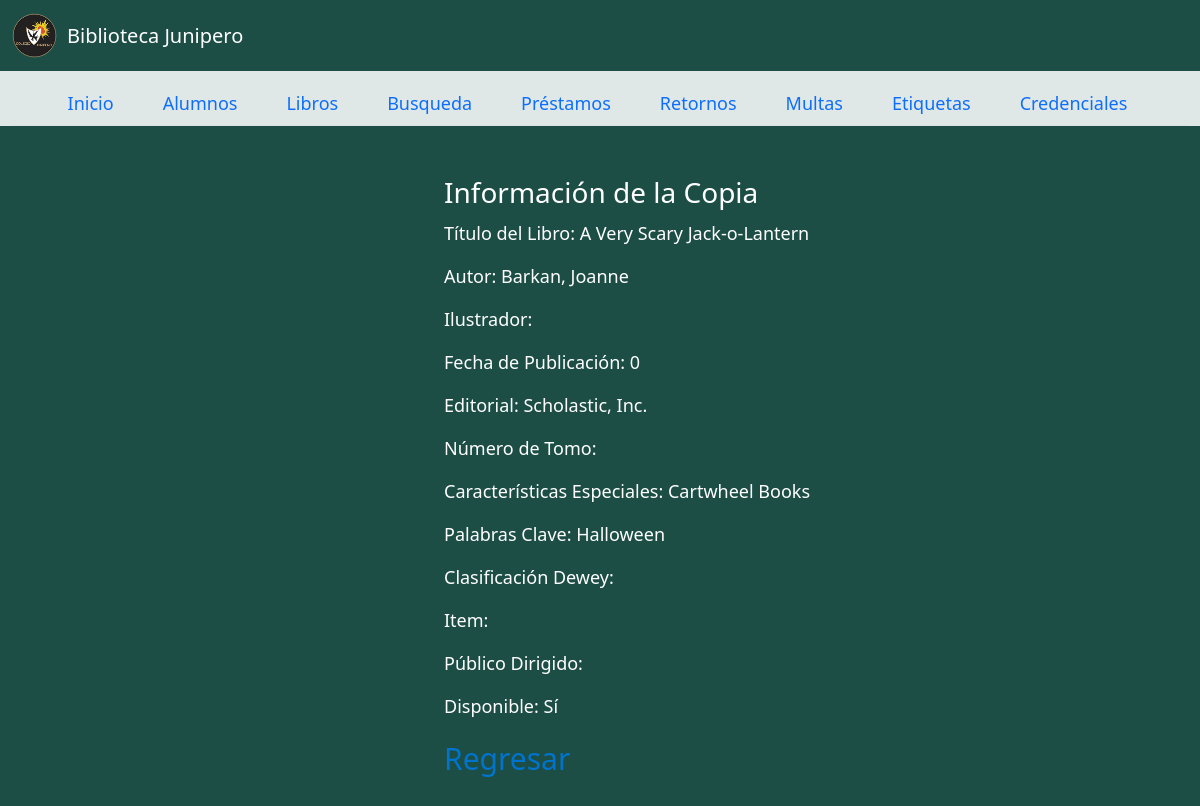
The page /busqueda/203 on the database as committed earlier.
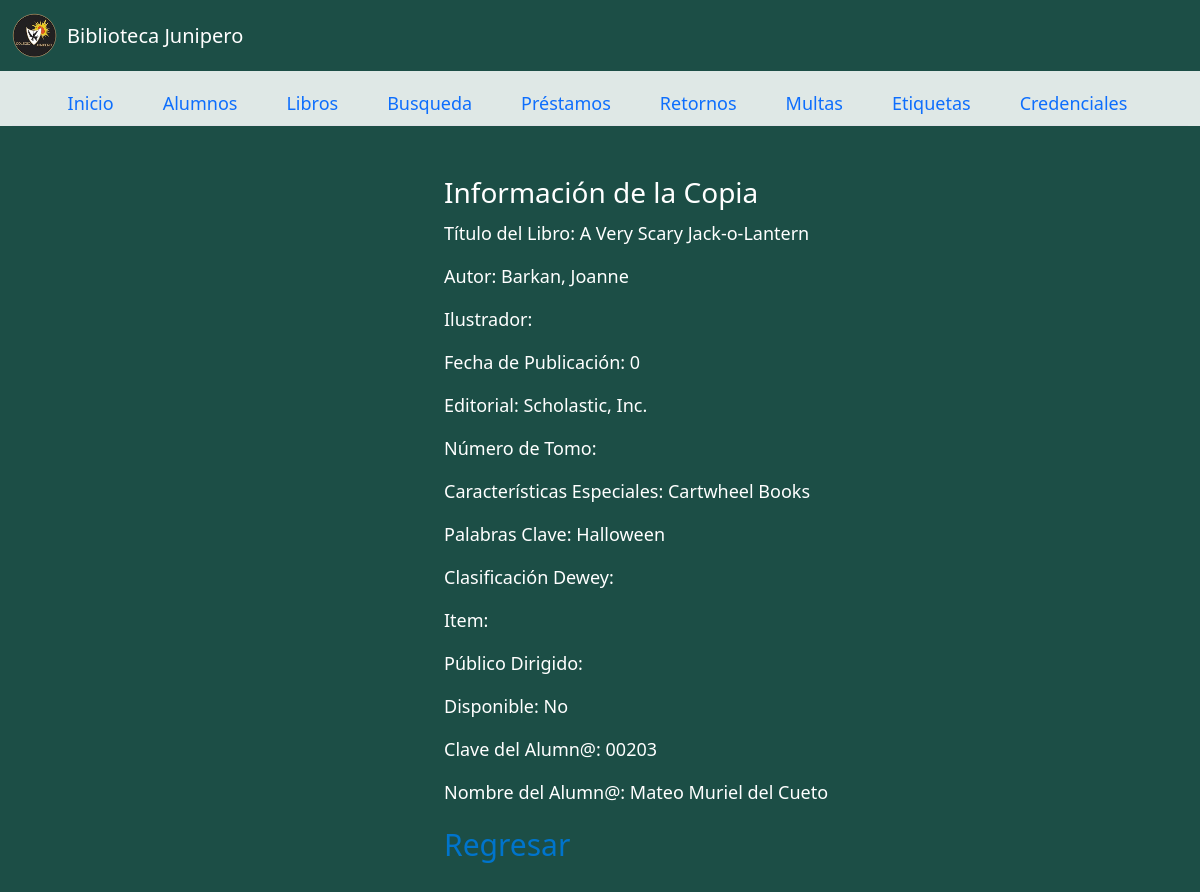
The same page on the database as committed later.
### biblio_app/models.py (models this page shows, shortened)
class Copia(models.Model):
    clavecopia = models.AutoField(primary_key=True)  # Autogenerar un entero para la clave de copia
    codigolibro = models.ForeignKey(Libro, on_delete=models.CASCADE)  # Llave foránea de Libro
    disponible = models.BooleanField(default=True)
    clavealumno = models.ForeignKey('Alumno', null=True, blank=True, on_delete=models.SET_NULL)

class Libro(models.Model):
    codigolibro = models.AutoField(primary_key=True)  # Autogenerar un entero para el código del libro
    titulo = models.CharField(max_length=128)
    autor = models.CharField(max_length=240)
    ilustrador = models.CharField(max_length=100, null=True, blank=True)
    fechapublicacion = models.IntegerField(null=True, blank=True)
    editorial = models.CharField(max_length=100)
    numerotomo = models.CharField(max_length=100, null=True, blank=True)
    caracteristicasespeciales = models.TextField(null=True, blank=True)
    dewy = models.CharField(max_length=45, null=True, blank=True)  # Cambio de nombre a 'dewy'
    item = models.CharField(max_length=45, null=True, blank=True)  # Cambio de nombre a 'dewy'
    publicodirigido = models.CharField(max_length=45, null=True, blank=True)
    palabrasclave = models.TextField(null=True, blank=True)

class Alumno(models.Model):
    clave = models.AutoField(primary_key=True)
    nombre = models.CharField(max_length=50)
    apellido = models.CharField(max_length=50)
    grupo = models.IntegerField()
    clase = models.CharField(max_length=10, null=True, blank=True)
    sacalibro = models.BooleanField(default=False)

### biblio_app/views.py (the view)
# urls.py: path('busqueda/<int:clavecopia>', busqeda_detalle, name='busqueda_detalle'),
def busqeda_detalle(request, clavecopia):
    copia_obj = get_object_or_404(Copia, clavecopia=clavecopia)
    return render(request, 'busquedadetalle.html', {'copia': copia_obj})

### biblio_app/templates/busquedadetalle.html (shortened to what this page needs)
<!DOCTYPE html>
{% extends "index.html" %}
{% load static %}
{% block main_content %}
<div class="content-container">
    <h3>Información de la Copia</h3>
    <p>Título del Libro: {{ copia.codigolibro.titulo }}</p>
    <p>Autor: {{ copia.codigolibro.autor }}</p>
    <p>Ilustrador: {{ copia.codigolibro.ilustrador }}</p>
    <p>Fecha de Publicación: {{ copia.codigolibro.fechapublicacion }}</p>
    <p>Editorial: {{ copia.codigolibro.editorial }}</p>
    <p>Número de Tomo: {{ copia.codigolibro.numerotomo }}</p>
    <p>Características Especiales: {{ copia.codigolibro.caracteristicasespeciales }}</p>
    <p>Palabras Clave: {{ copia.codigolibro.palabrasclave }}</p>
    <p>Clasificación Dewey: {{ copia.codigolibro.dewy }}</p>
    <p>Item: {{ copia.codigolibro.item }}</p>
    <p>Público Dirigido: {{ copia.codigolibro.publicodirigido }}</p>
    <p>Disponible: {% if copia.disponible %}Sí{% else %}No{% endif %}</p>
    {% if not copia.disponible %}
    <p>Clave del Alumn@: {{ copia.clavealumno.clave|stringformat:"05d" }}</p>
    <p>Nombre del Alumn@: {{ copia.clavealumno.nombre }} {{ copia.clavealumno.apellido }}</p>
    {% endif %}
    <a href="/busqueda">Regresar</a>
</div>
{% endblock %}

Rows that differ between the two databases and show on the page:
changed Copia "A Very Scary Jack-o-Lantern": disponible True → False (drawn); clavealumno.clave (not shown) → "00203"; clavealumno.nombre (not shown) → "Mateo"; clavealumno.apellido (not shown) → "Muriel del Cueto"
Other text that changed with them:
text no longer shown: "Sí"
text now shown: "No Clave del Alumn@: Nombre del Alumn@:"
